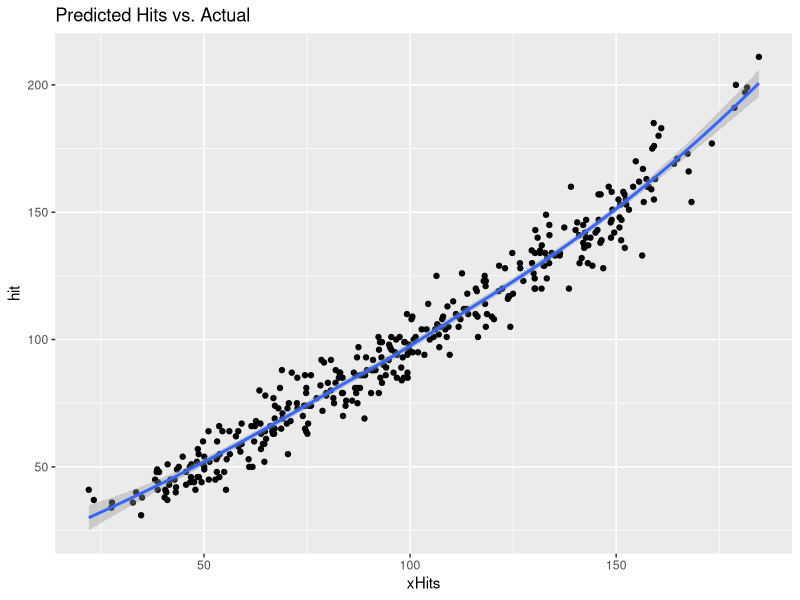

R code for this plot:
## ---- chunk 1
library(ggplot2)
library(knitr)
library(dplyr)
## ---- chunk 2
newstats <- read.csv("mlb_3season_clean.csv")
allstats <- read.csv("allplayers_3season.csv")
## ---- chunk 3
newstats <- newstats[newstats$year == "2024",]

## ---- chunk 4
colnames(newstats)[4] <- "age"
colnames(allstats)[4] <- "age"
## ---- chunk 5
agestats <- allstats %>%
  group_by(age) %>%
  summarise(total_ab=sum(ab),
             total_hits=sum(hit))


agestats$ageBA <- agestats$total_hits / agestats$total_ab
agestats$norm_hits <- log(agestats$total_hits)
agestats$norm_ba <- log(agestats$ageBA)
agestats$norm_hits_x_ba <- agestats$norm_hits * agestats$ageBA
## ---- chunk 6
joinedstats <- left_join(newstats, agestats, by = "age")
#joinedstats$k_pct <- (joinedstats$strikeout / joinedstats$pa) * 100

joinedstats = subset(joinedstats, select = -c(total_ab,total_hits, norm_hits, norm_ba) )

joinedstats$sb_pa <- joinedstats$r_total_stolen_base / joinedstats$pa
## ---- chunk 7
normage <- agestats %>%
  arrange(desc(age))

normage = subset(normage, select = -c(norm_ba) )


kable(normage, caption = "Every Age Combined Statistics 2022-2023")
## ---- chunk 8
library(mgcv)
mod <- lm(hit ~ ab + launch_angle_avg + sweet_spot_percent + k_percent + sprint_speed + avg_hyper_speed, data=joinedstats)

summary(mod)
## ---- chunk 9
predictions <- predict(mod, joinedstats)
joinedstats$xHits <- predictions

# Find the difference between expected hits and true hits
joinedstats$hit_diff <- joinedstats$xHits - joinedstats$hit

## ---- chunk 10
library(dplyr)
joinedstats %>%
  ggplot(aes(xHits, hit)) +
  geom_point() +
  geom_smooth() +
  ggtitle('Predicted Hits vs. Actual')

## ---- chunk 11
reducedjoin <- joinedstats[, c("last_name", "first_name", "age", "ab", "pa", "hit", "batting_avg", "xHits", "hit_diff", "r_total_stolen_base", "norm_hits_x_ba", "ageBA")]

## ---- chunk 12
reducedjoin$hitDiffperAB <- reducedjoin$hit_diff / reducedjoin$ab


min <- min(reducedjoin$hitDiffperAB)
max <- max(reducedjoin$hitDiffperAB)

reducedjoin$normDiffperAB <- (reducedjoin$hitDiffperAB - min)/(max - min)
## ---- chunk 13
names(reducedjoin)[names(reducedjoin) == "last_name"] <- "Last"
names(reducedjoin)[names(reducedjoin) == "first_name"] <- "First"
names(reducedjoin)[names(reducedjoin) == "age"] <- "Age"
names(reducedjoin)[names(reducedjoin) == "ab"] <- "AB"
names(reducedjoin)[names(reducedjoin) == "r_total_stolen_base"] <- "SB"
names(reducedjoin)[names(reducedjoin) == "pa"] <- "PA"
names(reducedjoin)[names(reducedjoin) == "hit"] <- "H"
names(reducedjoin)[names(reducedjoin) == "batting_avg"] <- "BA"
names(reducedjoin)[names(reducedjoin) == "hit_diff"] <- "xHits - H"
names(reducedjoin)[names(reducedjoin) == "hitDiffperAB"] <- "(xHits - H)/AB"
names(reducedjoin)[names(reducedjoin) == "normDiffperAB"] <- "Normalized"
names(reducedjoin)[names(reducedjoin) == "norm_hits_x_ba"] <- "Normalized Hits x BA"

reducedjoin$xBA <- reducedjoin$xHits / reducedjoin$AB
reducedjoin$BAdiff <- reducedjoin$xBA - reducedjoin$BA

